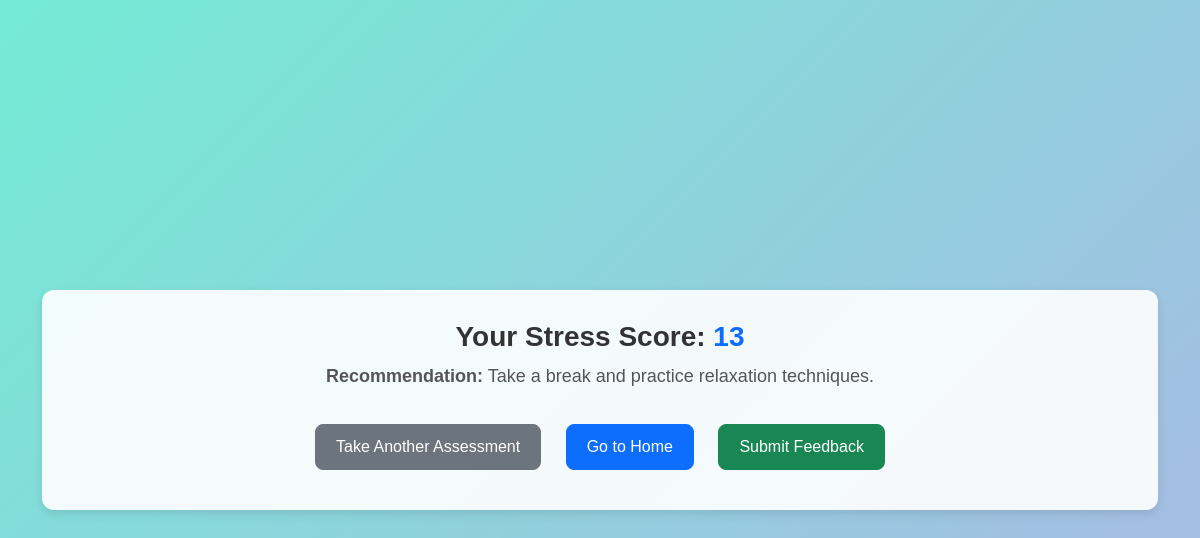
Screenshot of /stress_result/2/ with the database file from the repository.
### app/models.py (models this page shows, shortened)
class StressAssessment(models.Model):
    user = models.ForeignKey(UsersRegister, on_delete=models.CASCADE, null=True, blank=True)
    date = models.DateTimeField(default=now)
    responses = models.JSONField()
    stress_score = models.IntegerField()
    recommendations = models.TextField()

### app/views.py (the view)
# urls.py: path('stress_result/<int:assessment_id>/', views.stress_result, name='stress_result'),
def stress_result(request, assessment_id):
    assessment = StressAssessment.objects.get(id=assessment_id)
    return render(request, "stress_result.html", {"assessment": assessment})

### app/templates/stress_result.html (shortened to what this page needs)
<!DOCTYPE html>
<html lang="en">
<head>
    <link rel="stylesheet" href="https://cdn.jsdelivr.net/npm/bootstrap@5.3.0/dist/css/bootstrap.min.css">
</head>
<body>
    <div class="container">
        <div class="result-box">
            <h2>Your Stress Score: <span class="text-primary">{{ assessment.stress_score }}</span></h2>
            <p><strong>Recommendation:</strong> {{ assessment.recommendations }}</p>
            <div class="mt-4">
                <a href="{% url 'stress_assessment' %}" class="btn btn-secondary">Take Another Assessment</a>
                <a href="{% url 'usershome' %}" class="btn btn-primary">Go to Home</a>
                <a href="{% url 'submit_feedback' assessment.id %}" class="btn btn-success">Submit Feedback</a>
            </div>
        </div>
    </div>
</body>
</html>

### app/templates/stress_result.html (style rules this page uses)
body { background: linear-gradient(135deg, #74ebd5, #acb6e5); min-height: 100vh; display: flex; align-items: center; justify-content: center; font-family: 'Arial', sans-serif; }
.result-box { background: rgba(255, 255, 255, 0.9); border-radius: 12px; padding: 30px; text-align: center; box-shadow: 0px 4px 10px rgba(0, 0, 0, 0.1); animation: fadeIn 1s ease-in-out; }
h2 { font-size: 28px; font-weight: bold; color: #333; }
p { font-size: 18px; color: #555; margin-top: 10px; animation: slideUp 1s ease-in-out; }
.btn { margin: 10px; padding: 10px 20px; font-size: 16px; border-radius: 8px; transition: transform 0.2s ease-in-out; }

### rows the page displays
StressAssessment: stress_score "13", recommendations "Take a break and practice relaxation techniques."
